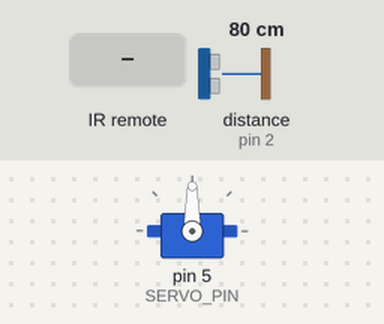
Recording of a sketch running on a simulated Arduino Uno, built with avr-gcc and run on an emulated ATmega328P. On the bench: servo. Wiring (inferred from the names in the program): ultrasonic range finder: trigger pin 3; echo pin 2. Inputs (shaded band) come from the test bench; at power-on: distance to the obstacle (sensor on pin 2) 80 cm. The echo pulse lasts 58.3 µs per cm.

Above: at 1.2 s.
1.3 s: infrared code 0xFD00FF received
At 1.9 s:
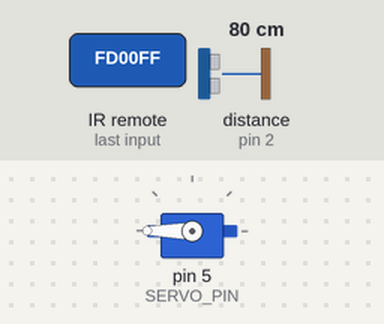
Timing chart, 0 to 8.1 s (numbered marks = the images above; inputs shaded):
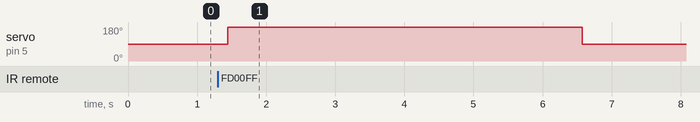

Measured:
- after the input at 1.3 s, servo on pin 5 (SERVO_PIN): 90° → 180° after 0.14 s, → 90° 5.1 s later

The sketch:

src_tinkercad.ino
```cpp
#include <IRremote.h>
#include <Servo.h>

// IR
int RECV_PIN = 6, IR_BUTTON_CODE = 0xFD00FF;
IRrecv irrecv(RECV_PIN);
decode_results results;

// Servo
Servo servo;
int SERVO_PIN = 5, GATE_CLOSE_POSITION = 90, GATE_OPEN_POSITION = 180, is_gate_open = false, time_since_opening = 0;
unsigned long last_time_open = 0;

// Ultrasonic sensor
int ECHO_PIN = 2, TRIG_PIN = 3, distance;
long duration;

void setup() {
  Serial.begin(9600);
  pinMode(TRIG_PIN, OUTPUT);
  pinMode(ECHO_PIN, INPUT);
  irrecv.enableIRIn(); // Start the receiver
  servo.attach(SERVO_PIN); // Attach the Servo object to the pin
}

void loop() {
  // Measure the distance using the Ultrasonic Sensor
  initSensor();
  duration = pulseIn(ECHO_PIN, HIGH);
  distance = usToCm(duration);

  // Get the input from the IR remote
  if (irrecv.decode(&results)) {
    // Get the value representing the button that was pressed
    int button_pressed = results.value;
    // Uncomment to get value of your remote's button
    // After that, update the IR_BUTTON_CODE constant in line 5
    // Serial.println(results.value, HEX);

    // Check if the pressed button matches the required button
    if (button_pressed == IR_BUTTON_CODE) {
      // If the gate is open, try closing it
      if (is_gate_open == true) { tryClosingGate(); }

      // If the gate is closed, open it
      else { openGate(); }
      }
    }

  // Resume the IR Receiver
  irrecv.resume();

  // If gate is open, update the time since its last opening
  if (is_gate_open) {
    time_since_opening = (millis() - last_time_open) / 1000;
  }

  // If the time since gate's last opening exceeds the provided threshold, try closing the gate
  if (time_since_opening >= 5) {
    tryClosingGate();
  }

  // Delay added so that the simulation doesn't take too long
  delay(200);

  // Uncomment these lines for debugging
  // Serial.println("time_since_opening = " + String(time_since_opening));
  // Serial.println("is_gate_open = " + String(is_gate_open));
  // Serial.println("last_time_open = " + String(last_time_open / 1000));
}

// Opens the gate and updates all the necessary variables
void openGate() {
  servo.write(GATE_OPEN_POSITION);
  is_gate_open = true;
  last_time_open = millis();
}

// Closes the gate and updates all the necessary variables
void closeGate() {
  servo.write(GATE_CLOSE_POSITION);
  is_gate_open = false;
  time_since_opening = 0;
}

// Returns false if something is blocking the gate, based on the provided distance threshold
// Else return true
bool isGateFreeToGo(int centimeters) {
  if (distance < centimeters) {
    return false;
  }
  else {
    return true;
  }
}

// Tries closing the gate
// If fails, calls openGate()
// If succeeds, calls closeGate()
void tryClosingGate() {
  if (isGateFreeToGo(50) ) {
    closeGate();
  }
  else {
    Serial.println("Object blocking the gate!");
    openGate();
  }
}

// Converts Ultrasonic Sensor output to distance (in centimeters)
// Ultrasonic Sensor provides the number of microseconds that have passed since the signal left the sensor, bounced from the object and got back into the sensor
// Based on this we can calculate the distance traveled, and divide it by two to get the distance to the nearest object
int usToCm(long microseconds) {
  int centimeters = microseconds * 0.034 / 2;
  return centimeters;
}

// Perform the necessary actions for the Ultrasonic Sensor to work
// Each time we want to measure the distance, we need to:
// 1. Generate the ultrasound by setting the Trigger Pin to HIGH
// 2. Wait around 10ms
// 3. Clear the Trigger Pin
// After that we can get the number of microseconds from Echo Pin
void initSensor() {
  // Generate the ultrasound
  digitalWrite(TRIG_PIN, HIGH);
  delayMicroseconds(10);
  digitalWrite(TRIG_PIN, LOW);
}
```
